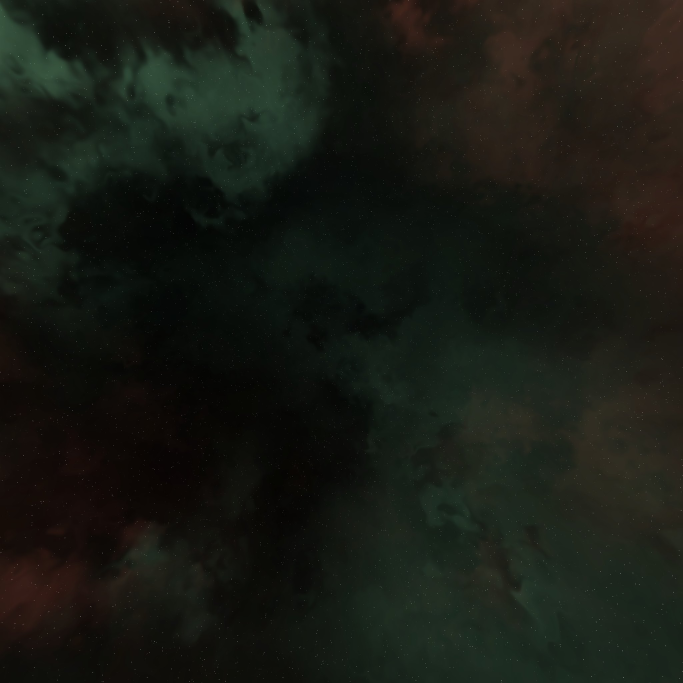
#> input picture attached_assets/skybox-distant-fields-back.jpg, 2048 x 2048 px (shown at 1/3 size)
$ python generate-shadow-flesh-maps.py ../attached_assets/skybox-distant-fields-back.jpg out.png
#> lines starting #> are read from the running program, lines starting #| are printed output that depends on the picture
from __future__ import annotations

import argparse
from pathlib import Path

import numpy as np
from PIL import Image, ImageDraw, ImageFilter


MAP_SIZE = 1024


def smoothstep(edge0: float, edge1: float, value: np.ndarray) -> np.ndarray:
    value = np.clip((value - edge0) / max(edge1 - edge0, 1e-6), 0.0, 1.0)
    return value * value * (3.0 - 2.0 * value)


def to_u8(value: np.ndarray) -> np.ndarray:
    return np.clip(np.rint(value * 255.0), 0, 255).astype(np.uint8)


def save_rgb(path: Path, value: np.ndarray) -> None:
    Image.fromarray(to_u8(value), mode="RGB").save(path, optimize=True)


def save_gray(path: Path, value: np.ndarray) -> None:
    Image.fromarray(to_u8(value), mode="L").save(path, optimize=True)


def periodic_blur(value: np.ndarray, radius: float) -> np.ndarray:
    height, width = value.shape
    tiled = np.tile(to_u8(value), (3, 3))
    blurred = Image.fromarray(tiled, mode="L").filter(
        ImageFilter.GaussianBlur(radius=radius)
    )
    return (
        np.asarray(blurred.crop((width, height, width * 2, height * 2)), dtype=np.float32)
        / 255.0
    )


def make_tileable(source: np.ndarray) -> np.ndarray:
    height, width, _ = source.shape
    mirrored = np.concatenate((source, source[:, ::-1]), axis=1)
    mirrored = np.concatenate((mirrored, mirrored[::-1]), axis=0)
    tile = mirrored[
        height // 2 : height // 2 + height,
        width // 2 : width // 2 + width,
    ]

    # A small periodic warp softens the obvious mirror axes while preserving
    # toroidal continuity for RepeatWrapping.
    yy, xx = np.mgrid[0:height, 0:width].astype(np.float32)
    tau = np.pi * 2.0
    dx = 3.2 * np.sin(tau * yy * 2.0 / height)
    dx += 1.6 * np.sin(tau * (xx * 2.0 / width + yy * 3.0 / height))
    dy = 3.0 * np.sin(tau * xx * 2.0 / width + 0.7)
    dy += 1.4 * np.sin(tau * (xx * 3.0 / width - yy * 2.0 / height))
    return sample_wrapped_bilinear(tile, xx + dx, yy + dy)


def sample_wrapped_bilinear(
    image: np.ndarray, x: np.ndarray, y: np.ndarray
) -> np.ndarray:
    height, width, _ = image.shape
    x0 = np.floor(x).astype(np.int32) % width
    y0 = np.floor(y).astype(np.int32) % height
    x1 = (x0 + 1) % width
    y1 = (y0 + 1) % height
    fx = (x - np.floor(x))[..., None]
    fy = (y - np.floor(y))[..., None]
    top = image[y0, x0] * (1.0 - fx) + image[y0, x1] * fx
    bottom = image[y1, x0] * (1.0 - fx) + image[y1, x1] * fx
    return top * (1.0 - fy) + bottom * fy


def normal_from_height(height: np.ndarray, strength: float = 5.5) -> np.ndarray:
    dx = (np.roll(height, -1, axis=1) - np.roll(height, 1, axis=1)) * 0.5
    dy = (np.roll(height, -1, axis=0) - np.roll(height, 1, axis=0)) * 0.5
    normal = np.stack((-dx * strength, -dy * strength, np.ones_like(height)), axis=2)
    normal /= np.maximum(np.linalg.norm(normal, axis=2, keepdims=True), 1e-6)
    return normal * 0.5 + 0.5


def flow_from_height(height: np.ndarray) -> np.ndarray:
    broad = periodic_blur(height, 7.0)
    gx = (np.roll(broad, -1, axis=1) - np.roll(broad, 1, axis=1)) * 0.5
    gy = (np.roll(broad, -1, axis=0) - np.roll(broad, 1, axis=0)) * 0.5

    # Tangents follow the sinewy contours. Low-gradient areas receive a mild
    # common drift so the shader never encounters undefined direction.
    flow_x = -gy + 0.035
    flow_y = gx + 0.012
    magnitude = np.maximum(np.sqrt(flow_x * flow_x + flow_y * flow_y), 1e-5)
    flow_x /= magnitude
    flow_y /= magnitude
    neutral = np.full_like(flow_x, 0.5)
    return np.stack((flow_x * 0.5 + 0.5, flow_y * 0.5 + 0.5, neutral), axis=2)


def edge_error(image: np.ndarray) -> tuple[float, float]:
    horizontal = float(np.mean(np.abs(image[:, 0] - image[:, -1])) * 255.0)
    vertical = float(np.mean(np.abs(image[0] - image[-1])) * 255.0)
    return horizontal, vertical


def make_preview(output_dir: Path, maps: list[tuple[str, Path]]) -> None:
    cell = 256
    label_height = 30
    columns = 3
    rows = (len(maps) + columns - 1) // columns
    sheet = Image.new("RGB", (columns * cell, rows * (cell + label_height)), "#111318")
    draw = ImageDraw.Draw(sheet)
    for index, (label, path) in enumerate(maps):
        image = Image.open(path).convert("RGB")
        image.thumbnail((cell, cell), Image.Resampling.LANCZOS)
        x = (index % columns) * cell
        y = (index // columns) * (cell + label_height)
        sheet.paste(image, (x, y))
        draw.rectangle((x, y + cell, x + cell, y + cell + label_height), fill="#111318")
        draw.text((x + 8, y + cell + 8), label, fill="#e6edf3")
    sheet.save(output_dir / "shadow_flesh_material_preview.png", optimize=True)


def make_tiling_preview(output_dir: Path, base_path: Path) -> None:
    tile = Image.open(base_path).convert("RGB").resize(
        (MAP_SIZE // 2, MAP_SIZE // 2), Image.Resampling.LANCZOS
    )
    preview = Image.new("RGB", (MAP_SIZE, MAP_SIZE))
    for y in (0, MAP_SIZE // 2):
        for x in (0, MAP_SIZE // 2):
            preview.paste(tile, (x, y))
    preview.save(output_dir / "shadow_flesh_tiling_preview.png", optimize=True)


def generate(source_path: Path, output_dir: Path) -> None:
    output_dir.mkdir(parents=True, exist_ok=True)
    source_image = Image.open(source_path).convert("RGB")
    if source_image.size != (MAP_SIZE, MAP_SIZE):
        source_image = source_image.resize((MAP_SIZE, MAP_SIZE), Image.Resampling.LANCZOS)
    source_image.save(output_dir / "shadow_flesh_source.png", optimize=True)
    source = np.asarray(source_image, dtype=np.float32) / 255.0
    tile = make_tileable(source)

    luminance = (
        tile[..., 0] * 0.2126 + tile[..., 1] * 0.7152 + tile[..., 2] * 0.0722
    )
    white_point = max(float(np.percentile(luminance, 99.5)), 0.25)
    height = np.clip((luminance - 0.012) / (white_point - 0.012), 0.0, 1.0)
    height = np.power(height, 0.82)
    height = periodic_blur(height, 0.75)

    alpha = smoothstep(0.08, 0.42, height)
    emissive = smoothstep(0.30, 0.82, periodic_blur(height, 1.4)) * alpha
    roughness = np.clip(0.86 - periodic_blur(height, 2.2) * 0.52, 0.30, 0.90)
    normal = normal_from_height(height)

    low = periodic_blur(height, 10.0)
    broad = periodic_blur(height, 32.0)
    distortion = low * 0.68 + broad * 0.32
    distortion -= distortion.min()
    distortion /= max(float(distortion.max()), 1e-6)
    flow = flow_from_height(height)

    ambient_occlusion = np.clip(0.30 + np.sqrt(alpha) * 0.70, 0.0, 1.0)
    metallic = np.zeros_like(height)
    orm = np.stack((ambient_occlusion, roughness, metallic), axis=2)

    base_path = output_dir / "shadow_flesh_base_tile.png"
    height_path = output_dir / "shadow_flesh_height.png"
    normal_path = output_dir / "shadow_flesh_normal.png"
    roughness_path = output_dir / "shadow_flesh_roughness.png"
    alpha_path = output_dir / "shadow_flesh_alpha.png"
    emissive_path = output_dir / "shadow_flesh_emissive.png"
    distortion_path = output_dir / "shadow_flesh_distortion.png"
    flow_path = output_dir / "shadow_flesh_flow.png"
    orm_path = output_dir / "shadow_flesh_orm.png"

    save_rgb(base_path, tile)
    save_gray(height_path, height)
    save_rgb(normal_path, normal)
    save_gray(roughness_path, roughness)
    save_gray(alpha_path, alpha)
    save_gray(emissive_path, emissive)
    save_gray(distortion_path, distortion)
    save_rgb(flow_path, flow)
    save_rgb(orm_path, orm)

    make_preview(
        output_dir,
        [
            ("Seamless base", base_path),
            ("Height", height_path),
            ("Normal (OpenGL)", normal_path),
            ("Roughness", roughness_path),
            ("Alpha mask", alpha_path),
            ("Emissive mask", emissive_path),
            ("Distortion", distortion_path),
            ("Flow (RG)", flow_path),
            ("ORM packed", orm_path),
        ],
    )
    make_tiling_preview(output_dir, base_path)

    source_lr, source_tb = edge_error(source)
    tile_lr, tile_tb = edge_error(tile)
    print(f"Generated {len(list(output_dir.glob('shadow_flesh_*.png')))} PNG files")
    print(f"Source edge MAE: left/right={source_lr:.2f}, top/bottom={source_tb:.2f}")
    print(f"Tile edge MAE: left/right={tile_lr:.2f}, top/bottom={tile_tb:.2f}")


def main() -> None:
    parser = argparse.ArgumentParser(description="Generate aligned Shadow flesh PBR maps")
    parser.add_argument("source", type=Path)
    parser.add_argument("output", type=Path)
    args = parser.parse_args()
    generate(args.source, args.output)
#> in generate, source_image is the input picture: PIL image 2048x2048 RGB; mean R, G, B 23.9, 26.8, 20
#> in sample_wrapped_bilinear, `y0 = np.floor(y).astype(np.int32) % height`:
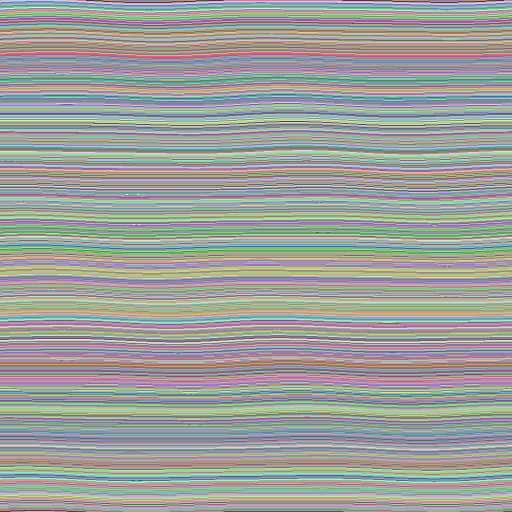
#> y0: shape (1024, 1024) int32 (shown at 1/2 size); 1024 distinct labels, from 0 to 1023; one colour per label, 0 black
#> in sample_wrapped_bilinear, `y1 = (y0 + 1) % height`:
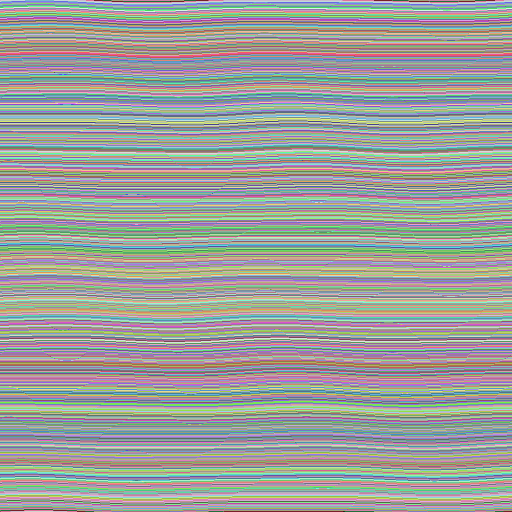
#> y1: shape (1024, 1024) int32 (shown at 1/2 size); 1024 distinct labels, from 0 to 1023; one colour per label, 0 black
#> in sample_wrapped_bilinear, `fy = (y - np.floor(y))[..., None]`:
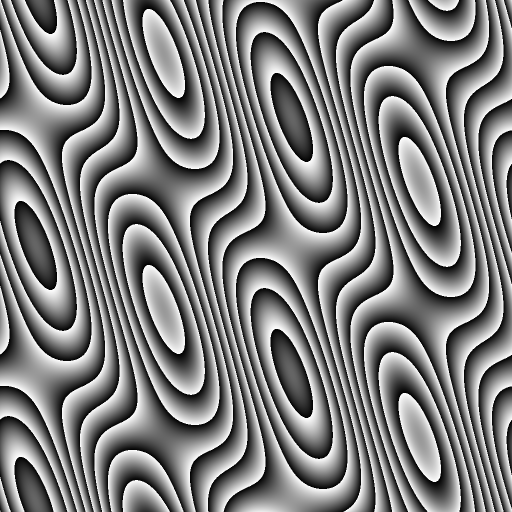
#> fy: shape (1024, 1024, 1) float32 (shown at 1/2 size); min 0, max 1, mean 0.5
#> in generate, `white_point = max(float(np.percentile(luminance, 99.5)), 0.25)`: white_point = 0.25
#> in normal_from_height, `dx = (np.roll(height, -1, axis=1) - np.roll(height, 1, axis=1)) * 0.5`:
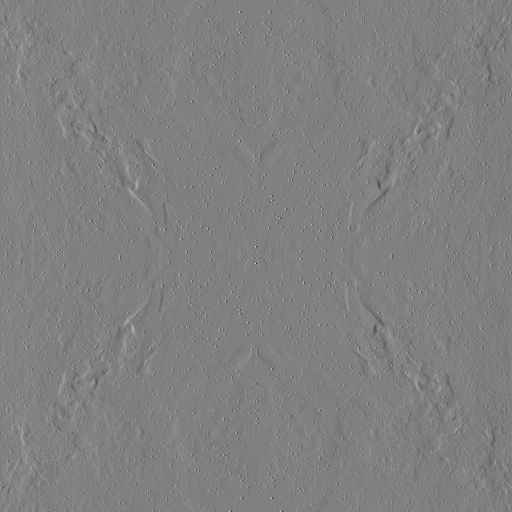
#> dx: shape (1024, 1024) float32 (shown at 1/2 size); min -0.153, max 0.151, mean -3.27e-13; drawn with min black and max white
#> in normal_from_height, `normal = np.stack((-dx * strength, -dy * strength, np.ones_like(height..`:
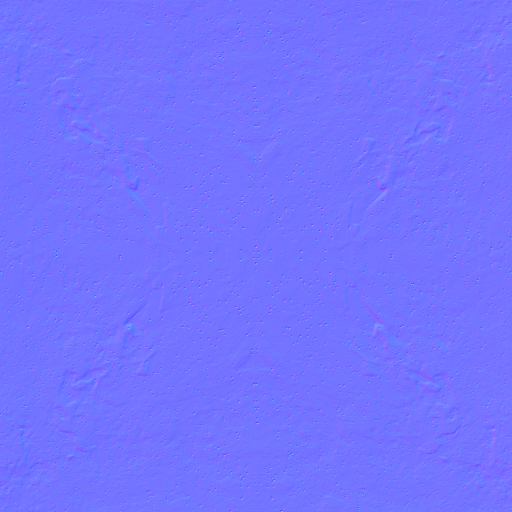
#> normal: shape (1024, 1024, 3) float32 (shown at 1/2 size); mean of channels 0, 1, 2 1.72e-11, 1.34e-08, 1; drawn with min black and max white
#> in periodic_blur (call 5), `return ( np.asarray(blurred.crop((width, height, width * 2, height * 2..`:
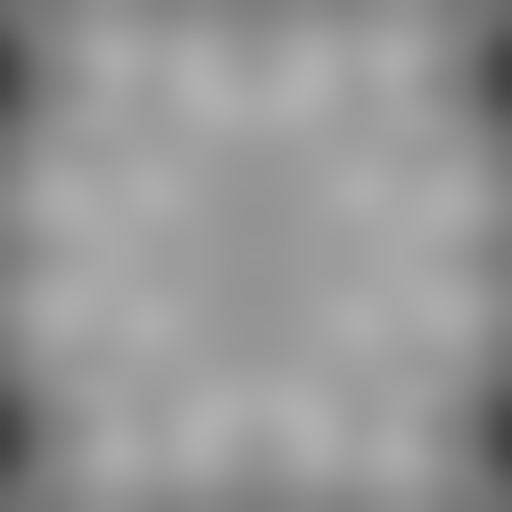
#> returned value: shape (1024, 1024) float32 (shown at 1/2 size); min 0.263, max 0.69, mean 0.586
#> in generate, `distortion /= max(float(distortion.max()), 1e-6)`:
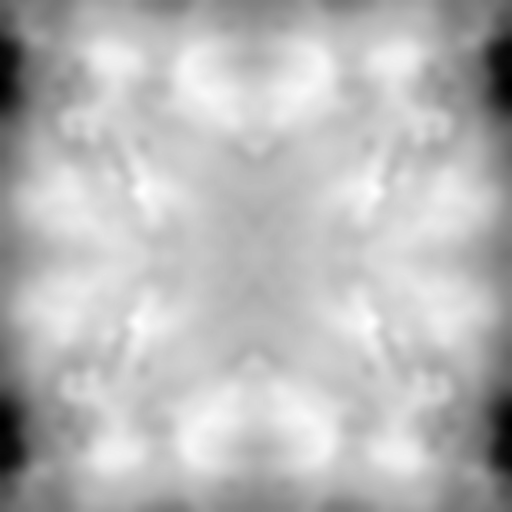
#> distortion: shape (1024, 1024) float32 (shown at 1/2 size); min 0, max 1, mean 0.725


if __name__ == "__main__":
#> (the run stopped early here; a loop or call above may not have finished)
